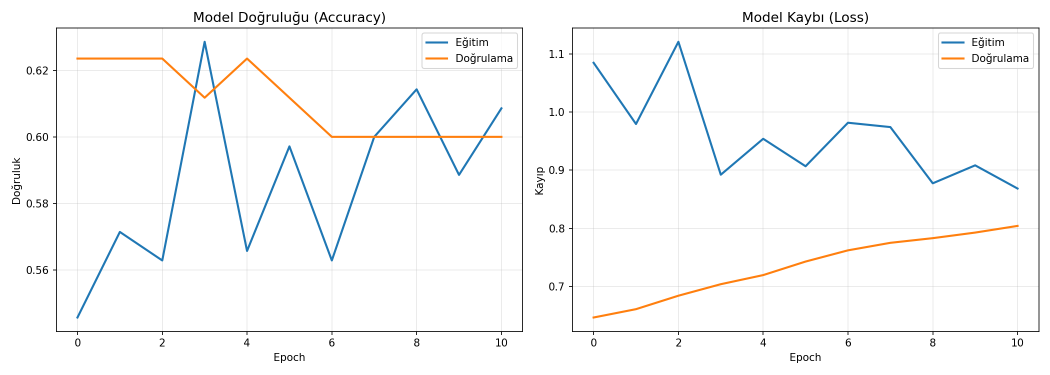
#> input picture models/training_history.png, 2100 x 750 px (shown at 1/2 size)
$ python preprocessing.py ../models/training_history.png
#> lines starting #> are read from the running program, lines starting #| are printed output that depends on the picture
"""
src/preprocessing.py
=====================
OpenCV tabanlı görüntü ön işleme fonksiyonları.
"""

import cv2
import numpy as np
from PIL import Image
from tensorflow.keras.applications.efficientnet import preprocess_input


# Model girdi boyutu (EfficientNetB0 için 224x224)
IMG_SIZE = (224, 224)


def load_image(source) -> np.ndarray | None:
    """
    Dosya yolu veya PIL Image'dan BGR numpy dizisi yükler.
    Streamlit'ten gelen UploadedFile da kabul edilir.
    """
#> called with source = '../models/training_history.png'
    if isinstance(source, str):
        img = cv2.imread(source)
#> img is the input picture: shape (750, 2100, 3); mean B, G, R 249.4, 249.4, 249.1
        if img is None:
            print(f"[Preprocessing] Görüntü okunamadı: {source}")
        return img

    # Bytes veya file-like nesne (Streamlit UploadedFile)
    try:
        pil_img = Image.open(source).convert("RGB")
        img = np.array(pil_img)
        return cv2.cvtColor(img, cv2.COLOR_RGB2BGR)
    except Exception as e:
        print(f"[Preprocessing] Yükleme hatası: {e}")
        return None


def resize(img: np.ndarray, size: tuple = IMG_SIZE) -> np.ndarray:
    """Görseli hedef boyuta yeniden boyutlandırır."""
#> called with size = (224, 224)
    return cv2.resize(img, size, interpolation=cv2.INTER_AREA)
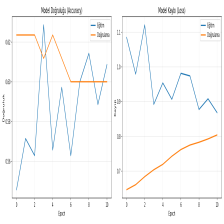
#> returned value: shape (224, 224, 3); mean of channels 0, 1, 2 249.4, 249.4, 249.2; drawn as B, G, R


def enhance_contrast(img: np.ndarray) -> np.ndarray:
    """
    CLAHE (Contrast Limited Adaptive Histogram Equalization) ile
    her renk kanalında kontrast artırma uygular.
    """
    lab = cv2.cvtColor(img, cv2.COLOR_BGR2LAB)
    l, a, b = cv2.split(lab)
    clahe = cv2.createCLAHE(clipLimit=2.0, tileGridSize=(8, 8))
    l_enhanced = clahe.apply(l)
    lab_enhanced = cv2.merge([l_enhanced, a, b])
    return cv2.cvtColor(lab_enhanced, cv2.COLOR_LAB2BGR)


def reduce_noise(img: np.ndarray) -> np.ndarray:
    """Gaussian blur ile gürültü azaltma."""
    return cv2.GaussianBlur(img, (3, 3), 0)


def normalize(img: np.ndarray) -> np.ndarray:
    """
    BGR → RGB dönüşümü + EfficientNet preprocess_input.
    NOT: EfficientNet [0,255] aralığını bekler, /255 YAPILMAZ.
    """
    rgb = cv2.cvtColor(img, cv2.COLOR_BGR2RGB)
    rgb = rgb.astype(np.float32)
#> (the run stopped early here; a loop or call above may not have finished)
